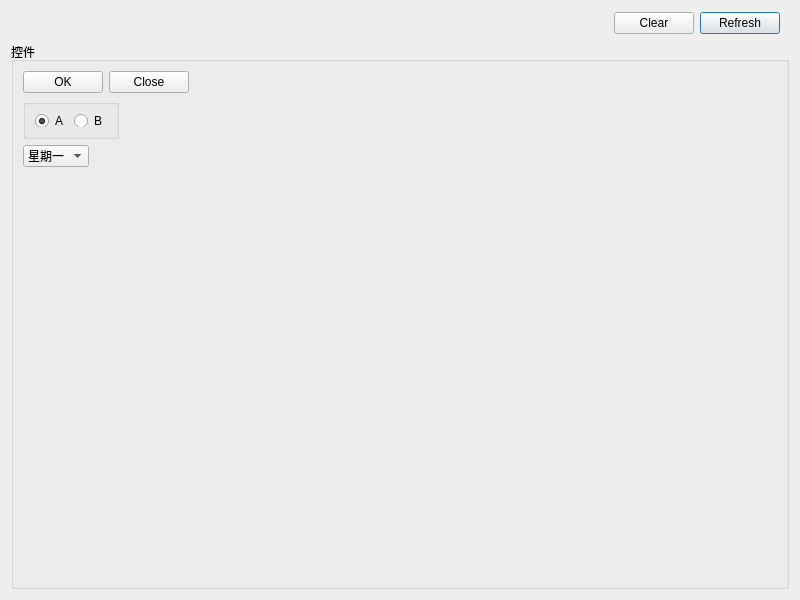
<?xml version="1.0" encoding="UTF-8"?>
<ui version="4.0">
 <class>MainWidget</class>
 <widget class="QWidget" name="MainWidget">
  <property name="geometry">
   <rect>
    <x>0</x>
    <y>0</y>
    <width>800</width>
    <height>600</height>
   </rect>
  </property>
  <property name="minimumSize">
   <size>
    <width>800</width>
    <height>600</height>
   </size>
  </property>
  <property name="windowTitle">
   <string notr="true">QSS Data Manager</string>
  </property>
  <layout class="QVBoxLayout" name="verticalLayout">
   <item>
    <widget class="QWidget" name="widget" native="true">
     <property name="minimumSize">
      <size>
       <width>0</width>
       <height>25</height>
      </size>
     </property>
     <property name="maximumSize">
      <size>
       <width>16777215</width>
       <height>25</height>
      </size>
     </property>
     <layout class="QHBoxLayout" name="horizontalLayout_2">
      <property name="topMargin">
       <number>1</number>
      </property>
      <property name="bottomMargin">
       <number>1</number>
      </property>
      <item>
       <spacer name="horizontalSpacer">
        <property name="orientation">
         <enum>Qt::Horizontal</enum>
        </property>
        <property name="sizeHint" stdset="0">
         <size>
          <width>40</width>
          <height>20</height>
         </size>
        </property>
       </spacer>
      </item>
      <item>
       <widget class="QPushButton" name="pushButtonClear">
        <property name="text">
         <string>Clear</string>
        </property>
       </widget>
      </item>
      <item>
       <widget class="QPushButton" name="pushButtonRefreshQSS">
        <property name="text">
         <string>Refresh</string>
        </property>
        <property name="shortcut">
         <string>F5</string>
        </property>
        <property name="autoDefault">
         <bool>true</bool>
        </property>
        <property name="default">
         <bool>true</bool>
        </property>
       </widget>
      </item>
     </layout>
    </widget>
   </item>
   <item>
    <widget class="QGroupBox" name="groupBox">
     <property name="title">
      <string>控件</string>
     </property>
     <layout class="QVBoxLayout" name="verticalLayout_2">
      <item>
       <layout class="QHBoxLayout" name="horizontalLayout">
        <item>
         <widget class="QPushButton" name="pushButtonOK">
          <property name="toolTip">
           <string>OK</string>
          </property>
          <property name="text">
           <string>OK</string>
          </property>
         </widget>
        </item>
        <item>
         <widget class="QPushButton" name="pushButtonClose">
          <property name="toolTip">
           <string>Close</string>
          </property>
          <property name="text">
           <string>Close</string>
          </property>
         </widget>
        </item>
        <item>
         <spacer name="horizontalSpacer_2">
          <property name="orientation">
           <enum>Qt::Horizontal</enum>
          </property>
          <property name="sizeHint" stdset="0">
           <size>
            <width>40</width>
            <height>20</height>
           </size>
          </property>
         </spacer>
        </item>
       </layout>
      </item>
      <item>
       <layout class="QHBoxLayout" name="horizontalLayout_4">
        <item>
         <widget class="QGroupBox" name="groupBox_2">
          <property name="minimumSize">
           <size>
            <width>0</width>
            <height>40</height>
           </size>
          </property>
          <property name="maximumSize">
           <size>
            <width>16777215</width>
            <height>40</height>
           </size>
          </property>
          <property name="title">
           <string/>
          </property>
          <layout class="QHBoxLayout" name="horizontalLayout_5">
           <item>
            <widget class="QRadioButton" name="radioButtonOptionA">
             <property name="toolTip">
              <string>Style 1</string>
             </property>
             <property name="text">
              <string>A</string>
             </property>
             <property name="checked">
              <bool>true</bool>
             </property>
            </widget>
           </item>
           <item>
            <widget class="QRadioButton" name="radioButtonOptionB">
             <property name="toolTip">
              <string>Style 1</string>
             </property>
             <property name="text">
              <string>B</string>
             </property>
            </widget>
           </item>
          </layout>
         </widget>
        </item>
        <item>
         <spacer name="horizontalSpacer_3">
          <property name="orientation">
           <enum>Qt::Horizontal</enum>
          </property>
          <property name="sizeHint" stdset="0">
           <size>
            <width>40</width>
            <height>20</height>
           </size>
          </property>
         </spacer>
        </item>
       </layout>
      </item>
      <item>
       <layout class="QHBoxLayout" name="horizontalLayout_3">
        <item>
         <widget class="QComboBox" name="comboBoxStyle1">
          <item>
           <property name="text">
            <string>星期一</string>
           </property>
          </item>
          <item>
           <property name="text">
            <string>星期二</string>
           </property>
          </item>
          <item>
           <property name="text">
            <string>星期三</string>
           </property>
          </item>
          <item>
           <property name="text">
            <string>星期四</string>
           </property>
          </item>
          <item>
           <property name="text">
            <string>星期五</string>
           </property>
          </item>
          <item>
           <property name="text">
            <string>星期六</string>
           </property>
          </item>
          <item>
           <property name="text">
            <string>星期天</string>
           </property>
          </item>
         </widget>
        </item>
        <item>
         <spacer name="horizontalSpacer_4">
          <property name="orientation">
           <enum>Qt::Horizontal</enum>
          </property>
          <property name="sizeHint" stdset="0">
           <size>
            <width>40</width>
            <height>20</height>
           </size>
          </property>
         </spacer>
        </item>
       </layout>
      </item>
      <item>
       <spacer name="verticalSpacer">
        <property name="orientation">
         <enum>Qt::Vertical</enum>
        </property>
        <property name="sizeHint" stdset="0">
         <size>
          <width>20</width>
          <height>40</height>
         </size>
        </property>
       </spacer>
      </item>
     </layout>
    </widget>
   </item>
  </layout>
 </widget>
 <resources/>
 <connections/>
</ui>
